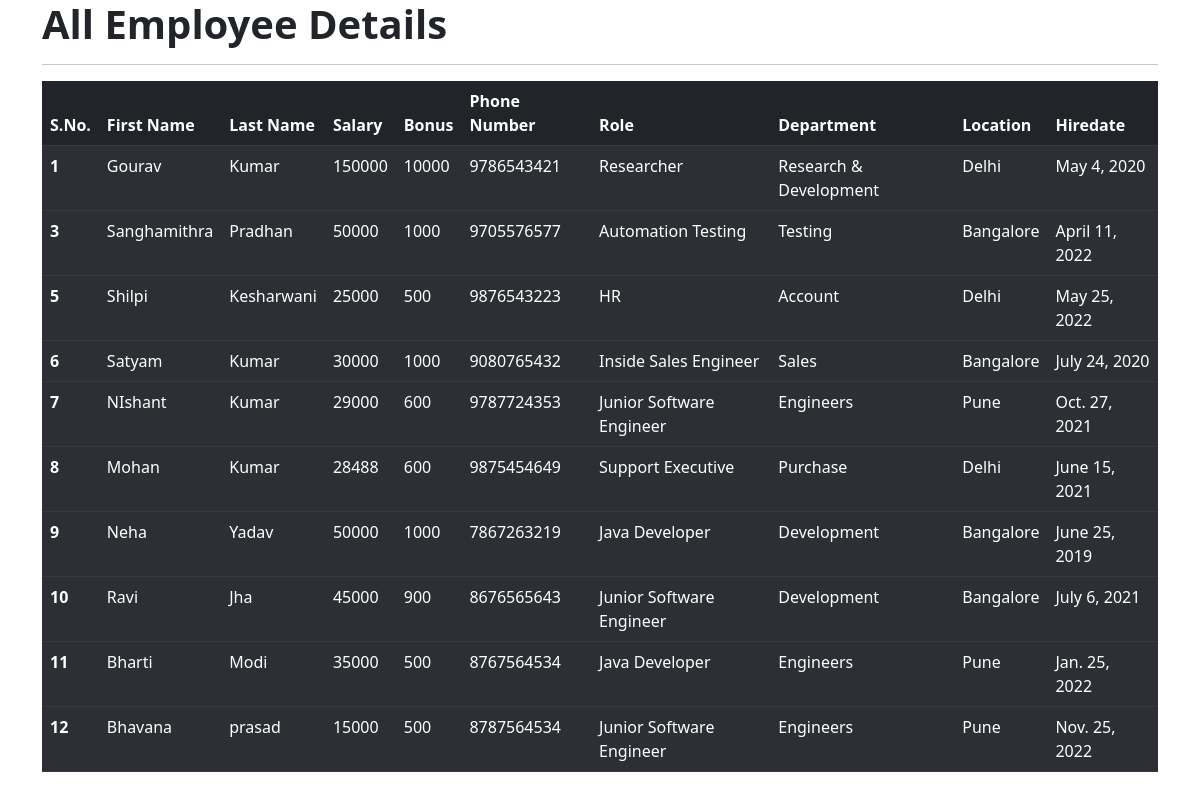
The page /view_all_emp on the database its author committed.
### EmpManage_App/models.py (models this page shows, shortened)
class Employee(models.Model):
        first_name = models.CharField(max_length=100, null=False)
        last_name = models.CharField(max_length=100)
        dept = models.ForeignKey(Department, on_delete=models.CASCADE)
        salary = models.IntegerField(default=0)
        bonus = models.IntegerField(default=0)
        role = models.ForeignKey(Role, on_delete=models.CASCADE)
        phone = models.IntegerField(default=0)
        hire_date = models.DateField()

class Role(models.Model):
    name= models.CharField(max_length=100,null=False)

class Department(models.Model):
    name = models.CharField(max_length=100,null=False)
    location = models.CharField(max_length=100)

### EmpManage_App/views.py (the view)
# urls.py: path('view_all_emp',views.all_emp,name='all_emp'),
def all_emp(request):
        emps = Employee.objects.all()
        context={
            'emps': emps
        }
        return render(request, 'view_all_emp.html',context)

### EmpManage_App/templates/view_all_emp.html (shortened to what this page needs)
<!DOCTYPE html>
<html lang="en">
<head>
    <link href ="https://cdn.jsdelivr.net/npm/bootstrap@5.2.3/dist/css/bootstrap.min.css" rel="stylesheet">
</head>
<body>
    <div class="container">
        <h1><b>All Employee Details</b></h1>
        <hr>
        <table class="table table-dark table-striped">
            <thead>
              <tr>
                <th scope="col">S.No.</th>
                <th scope="col">First Name</th>
                <th scope="col">Last Name</th>
                <th scope="col">Salary</th>
                <th scope="col">Bonus</th>
                <th scope="col">Phone Number</th>
                <th scope="col">Role</th>
                <th scope="col">Department</th>
                <th scope="col">Location</th>
                <th scope="col">Hiredate</th>
              </tr>
            </thead>
            {% for emp in emps %}
            <tbody>
              <tr>
                <th scope="row">{{emp.id}}</th>
                <td>{{emp.first_name}}</td>
                <td>{{emp.last_name}}</td>
                <td>{{emp.salary}}</td>
                <td>{{emp.bonus}}</td>
                <td>{{emp.phone}}</td>
                <td>{{emp.role.name}}</td>
                <td>{{emp.dept.name}}</td>
                <td>{{emp.dept.location}}</td>
                <td>{{emp.hire_date}}</td>
              </tr>
            </tbody>
            {% endfor %}
          </table>
    </div>
  </body>
</html>

### rows shown on the page
Employee: id "1", first_name "Gourav", last_name "Kumar", salary "150000", bonus "10000", phone "9786543421", role.name "Researcher", dept.name "Research & Development", dept.location "Delhi", hire_date "May 4, 2020"
Employee: id "3", first_name "Sanghamithra", last_name "Pradhan", salary "50000", bonus "1000", phone "9705576577", role.name "Automation Testing", dept.name "Testing", dept.location "Bangalore", hire_date "April 11, 2022"
Employee: id "5", first_name "Shilpi", last_name "Kesharwani", salary "25000", bonus "500", phone "9876543223", role.name "HR", dept.name "Account", dept.location "Delhi", hire_date "May 25, 2022"
Employee: id "6", first_name "Satyam", last_name "Kumar", salary "30000", bonus "1000", phone "9080765432", role.name "Inside Sales Engineer", dept.name "Sales", dept.location "Bangalore", hire_date "July 24, 2020"
Employee: id "7", first_name "NIshant", last_name "Kumar", salary "29000", bonus "600", phone "9787724353", role.name "Junior Software Engineer", dept.name "Engineers", dept.location "Pune", hire_date "Oct. 27, 2021"
Employee: id "8", first_name "Mohan", last_name "Kumar", salary "28488", bonus "600", phone "9875454649", role.name "Support Executive", dept.name "Purchase", dept.location "Delhi", hire_date "June 15, 2021"
Employee: id "9", first_name "Neha", last_name "Yadav", salary "50000", bonus "1000", phone "7867263219", role.name "Java Developer", dept.name "Development", dept.location "Bangalore", hire_date "June 25, 2019"
Employee: id "10", first_name "Ravi", last_name "Jha", salary "45000", bonus "900", phone "8676565643", role.name "Junior Software Engineer", dept.name "Development", dept.location "Bangalore", hire_date "July 6, 2021"
Employee: id "11", first_name "Bharti", last_name "Modi", salary "35000", bonus "500", phone "8767564534", role.name "Java Developer", dept.name "Engineers", dept.location "Pune", hire_date "Jan. 25, 2022"
Employee: id "12", first_name "Bhavana", last_name "prasad", salary "15000", bonus "500", phone "8787564534", role.name "Junior Software Engineer", dept.name "Engineers", dept.location "Pune", hire_date "Nov. 25, 2022"
